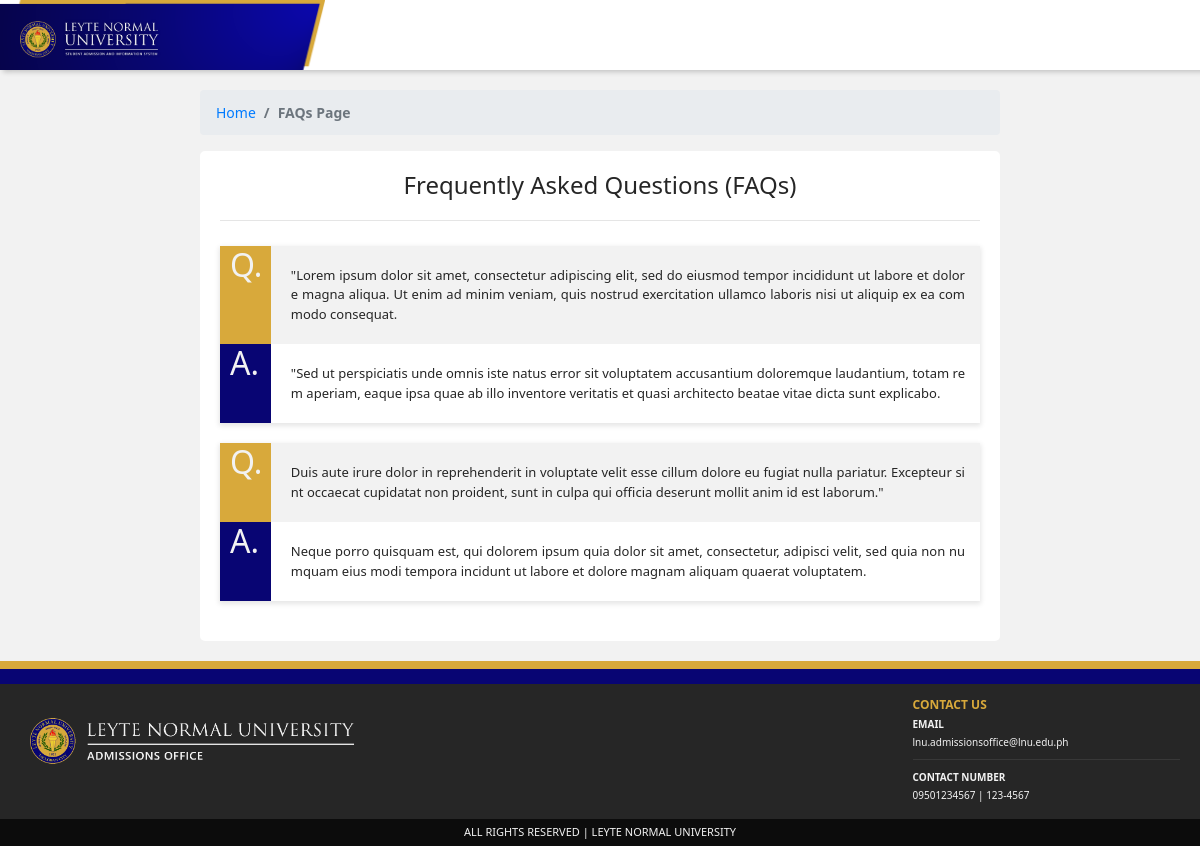
The page /pages/faqs.php on the database its author committed.
### tables this page shows
CREATE TABLE `tbl_faqs` (
  `id` int(11) NOT NULL,
  `question` text NOT NULL,
  `answer` text NOT NULL
);

### pages/faqs.php (the view, shortened to what this page needs)
<?php
	require 'backend/config/db_pdo.php';
	require 'backend/config/db_mysqli.php';
?>
<!DOCTYPE html>
<html>
<head>
		<link rel="stylesheet" type="text/css" href="assets/libs/bootstrap/css/bootstrap.min.css">
		<link rel="stylesheet" type="text/css" href="assets/libs/font-awesome/css/all.css">
		<link rel="stylesheet" type="text/css" href="assets/css/style.css">
</head>
<body>
	<nav class="navbar navbar-expand-sm student-navbar-main">
		<div class="student-navbar-logo-container">
			<a class="navbar-brand" href="index.php">
				<img src="assets/images/navbar_logo_main.png" class="logo">
			</a>
		</div>
	</nav>
	<div class="container-fluid" style="height: 100%;">
		<div class="row">
			<div class="col-md-2"></div>
			<div class="col-md-8 home" style="margin-bottom: 20px;">
				<div class="row">
					<div class="page-navigation">
						<ol class="breadcrumb">
	          				<li class="breadcrumb-item"><a href="index.php">Home</a></li>
	          				<li class="breadcrumb-item active">FAQs Page</li>
	        			</ol>
					</div>
				</div>
				<div class="row">
					<div class="home-container">
						<div class="faq-header" align="center">
							<h4 style="color: #262626;">Frequently Asked Questions (FAQs)</h4>
							<hr class="default-divider ml-auto">
						</div>
						<?php
							$queryFAQs = "SELECT * from tbl_faqs";
							$fetchFAQs = mysqli_query($connection, $queryFAQs);
							if($fetchFAQs){
								$numFAQs = mysqli_num_rows($fetchFAQs);
							}
							if($numFAQs > 0){
								$sqlFaq = $conn->prepare("SELECT * FROM tbl_faqs");
								$sqlFaq->execute();
								while($fetchFaq = $sqlFaq->fetch()){
							?>
								<div class="faq-card">
									<div class="faq-card-question">
										<div class="row">
											<div class="col-md-1 faq-card-question-header">
												<h2>Q.</h2>
											</div>
											<div class="col-md-11 faq-card-content">
												<p style="white-space: normal; word-break: break-all; margin: 10px 20px 10px 10px; font-size: 13px;"><?php echo $fetchFaq['question']?></p>
											</div>
										</div>
									</div>
									<div class="faq-card-answer">
										<div class="row">
											<div class="col-md-1 faq-card-answer-header">
												<h2>A.</h2>
											</div>
											<div class="col-md-11 faq-card-content">
												<p style="white-space: normal; word-break: break-all; margin: 10px 20px 10px 10px; font-size: 13px;"><?php echo $fetchFaq['answer']?></p>
											</div>
										</div>
									</div>
								</div>
							<?php
								}
							}else{
								echo "<p style='text-align: center'><i>FAQs not yet set, please contact the Admissions Office!</i></p>";
							}
						?>
					</div>
				</div>
			</div>
			<div class="col-md-2"></div>
		</div>
	</div>
	<div class="footer-container-main">
		<div class="student-footer-first"></div>
		<div class="student-footer-second"></div>
		<div class="student-footer-main">
			<div class="row">
				<div class="col-md-9">
					<div class="footer-logo-container">
						<img src="assets/images/footer_logo.png" class="footer-logo">
					</div>
				</div>
				<div class="col-md-3">
					<div class="footer-contact-container">
						<p class="footer-contact-header">CONTACT US</p>
						<p class="footer-contact-subheader">EMAIL</p>
						<p class="footer-contact-text">lnu.admissionsoffice@lnu.edu.ph</p>
						<hr class="footer-divider">
						<p class="footer-contact-subheader">CONTACT NUMBER</p>
						<p class="footer-contact-text">09501234567 | 123-4567</p>
					</div>
				</div>
			</div>
		</div>
		<div class="footer-subfooter">
			<p class="subfooter-text">ALL RIGHTS RESERVED | LEYTE NORMAL UNIVERSITY</p>
		</div>
	</div>
</body>
</html>

### pages/assets/css/style.css (style rules this page uses)
html { scroll-behavior: smooth; }
body { min-height: 100vh; width: 100%; display: flex; flex-direction: column; font-family: "Segoe UI", sans-serif; background-color: #F2F2F2; }
img { position: absolute; }
.default-divider { height: 5px; width: 100%; margin: 20px; color: #F2F2F2; }
.student-navbar-main { height: 70px; width: 100%; padding: 0px; background-color: #FFFFFF; box-shadow: 5px 0px 5px 2px rgba(0, 0, 0, 0.2); }
.student-navbar-logo-container { height: 100%; width: 150px; }
.navbar-brand { margin: 0px; padding: 0px 0px 5px 20px; }
.logo { width: 150px; z-index: 3; }
.page-navigation { width: 100%; margin-top: 20px; font-size: 14px; }
.breadcrumb-item.active { font-weight: 600; }
.home-container { height: auto; width: 100%; padding: 20px; border-radius: 5px; background-color: #FFFFFF; }
.faq-card { padding: 0px; margin-bottom: 20px; box-shadow: 0px 2px 5px 1px rgba(0, 0, 0, 0.1); }
.faq-card-content { padding: 10px; text-align: justify; font-size: 12px; color: #262626; }
.faq-card-question { height: auto; overflow: hidden; background-color: #F2F2F2; }
.faq-card-question-header { height: auto; width: 100%; margin: 0px; padding-left: 25px; color: #F2F2F2; background-color: #D8A93B; }
.faq-card-answer { height: auto; overflow: hidden; }
.faq-card-answer-header { height: auto; width: 100%; margin: 0px; padding-left: 25px; color: #F2F2F2; background-color: #080573; }
.footer-container-main { width: 100%; margin: 0px; padding: 0px; }
.student-footer-first { height: 8px; width: 100%; background-color: #D8A93B; }
.student-footer-second { height: 15px; width: 100%; background-color: #080573; }
.student-footer-main { height: 135px; width: 100%; padding: 20px; background-color: #262626; }
.footer-logo-container { height: 100%; width: 100%; margin-top: 10px; margin-left: 10px; }
.footer-logo { width: 40%; }
.footer-divider { background-color: #3E3E3E; }
.footer-contact-container { height: 100%; width: 100%; line-height: 0.2; }
.footer-contact-header { font-weight: 600; font-size: 12px; color: #D8A93B }
.footer-contact-subheader { font-weight: 600; font-size: 10px; color: #F2F2F2 }
.footer-contact-text { font-size: 10px; color: #F2F2F2 }
.footer-subfooter { height: auto; width: 100%; margin-top: auto; padding: 5px; text-align: center; color: #F2F2F2; background-color: #0C0C0C; }
.subfooter-text { margin: 0px; font-size: 11px; }

### rows shown on the page
tbl_faqs: question "\"Lorem ipsum dolor sit amet, consectetur adipiscing elit, sed do eiusmod tempor incididunt ut labore et dolore magna aliqua. Ut enim ad minim veniam, quis nostrud exercitation ullamco laboris nisi ut aliquip ex ea commodo consequat.", answer "\"Sed ut perspiciatis unde omnis iste natus error sit voluptatem accusantium doloremque laudantium, totam rem aperiam, eaque ipsa quae ab illo inventore veritatis et quasi architecto beatae vitae dicta sunt explicabo."
tbl_faqs: question "Duis aute irure dolor in reprehenderit in voluptate velit esse cillum dolore eu fugiat nulla pariatur. Excepteur sint occaecat cupidatat non proident, sunt in culpa qui officia deserunt mollit anim id est laborum.\"", answer "Neque porro quisquam est, qui dolorem ipsum quia dolor sit amet, consectetur, adipisci velit, sed quia non numquam eius modi tempora incidunt ut labore et dolore magnam aliquam quaerat voluptatem."
